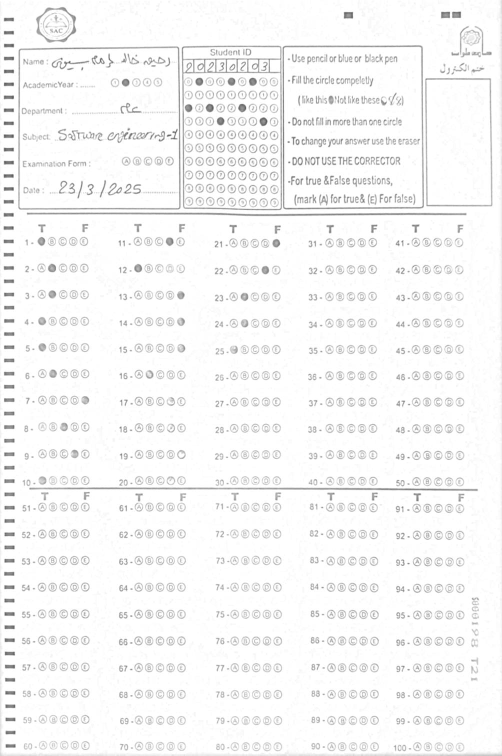
#> input picture python/models/reference.png, 1004 x 1511 px (shown at 1/2 size)
$ python -i deskew.py   (imports and definitions only)
#> lines starting #> are read from the running program, lines starting #| are printed output that depends on the picture; after the words box and inside, x2 and y2 are one past the last pixel; in counts of white or black regions, pixels touching at a corner belong together
import cv2
import numpy as np
import os
from pathlib import Path
import time


def get_contours(image, percent=0.35):
    """
    -convert to binary
    -crop left region
    -find contours in left region

    args:
        image: the image to process
        percent: the percentage of the image to crop

    returns:
        contours: the contours of the left region of the image
    """

    # convert to binary
    binaryImage = cv2.adaptiveThreshold(
        image,
        255,
        cv2.ADAPTIVE_THRESH_MEAN_C,
        cv2.THRESH_BINARY_INV,
        25,
        15
    )

    # crop left region
    h, w = binaryImage.shape[:2]
    crop_w = int(w * percent)
    cropedBinary = binaryImage[:, 0:350]

    # find contours in left region
    contours, _ = cv2.findContours(
        cropedBinary,
        cv2.RETR_EXTERNAL,
        cv2.CHAIN_APPROX_SIMPLE
    )


    return contours

def filter_vertical_rectangles(image):
    """
    -get contours
    -filter vertical rectangles

    args:
        image: the image to process

    returns:
        candidates: the candidates of vertical rectangles
    """
    contours = get_contours(image)
    candidates = []

    for cnt in contours:
        area = cv2.contourArea(cnt)

        if area < 100:
            continue

        x, y, w, h = cv2.boundingRect(cnt)
        aspect_ratio = w / float(h)

        if aspect_ratio > 2:
            rect_area = w * h
            extent = area / float(rect_area)

            if extent > 0.6:
                candidates.append((x, y, w, h))

    return candidates

def compute_angle_from_candidates(image):
    """حساب زاوية الميل من المرشحين"""
    candidates = filter_vertical_rectangles(image)

    if len(candidates) < 10:
        return 0

    centers = []
    for (x, y, w, h) in candidates:
        cx = x + w // 2
        cy = y + h // 2
        centers.append((cx, cy))

    centers = np.array(centers, dtype=np.float32)

    vx, vy, x0, y0 = cv2.fitLine(
        centers,
        cv2.DIST_L2,
        0,
        0.01,
        0.01
    )

    angle = np.arctan2(vy[0], vx[0])
    angle_deg = np.degrees(angle)

    skew_angle = angle_deg + 90 if angle_deg < 0 else angle_deg - 90

    if skew_angle < -45:
        skew_angle += 90
    elif skew_angle > 45:
        skew_angle -= 90

    if not np.isfinite(skew_angle):
        return 0

    return skew_angle

def rotate_image(angle, image):
    """تدوير الصورة مع الحفاظ على الأبعاد الكاملة"""
    if abs(angle) < 0.1:
        return image

    h, w = image.shape[:2]
    center = (w // 2, h // 2)

    M = cv2.getRotationMatrix2D(center, angle, 1.0)

    cos = abs(M[0, 0])
    sin = abs(M[0, 1])

    new_w = int((h * sin) + (w * cos))
    new_h = int((h * cos) + (w * sin))

    M[0, 2] += (new_w / 2) - center[0]
    M[1, 2] += (new_h / 2) - center[1]

    rotated = cv2.warpAffine(
        image,
        M,
        (new_w, new_h),
        flags=cv2.INTER_LINEAR,
        borderValue=255
    )

    return rotated


def deskew(image):
    angle = compute_angle_from_candidates(image)
    # angle = compute_angle(image)
    return rotate_image(angle, image)


# [3 lines not run here, left out]


# [36 lines of commented-out code are left out]

>>> import cv2
>>> picture = cv2.imread('../../models/reference.png', cv2.IMREAD_GRAYSCALE)
#> picture is the input picture: shape (1511, 1004); min 80, max 255, mean 246.3
>>> result = deskew(picture)
#> in get_contours, `binaryImage = cv2.adaptiveThreshold( image, 255, cv2.ADAPTIVE_THRESH_M..`:
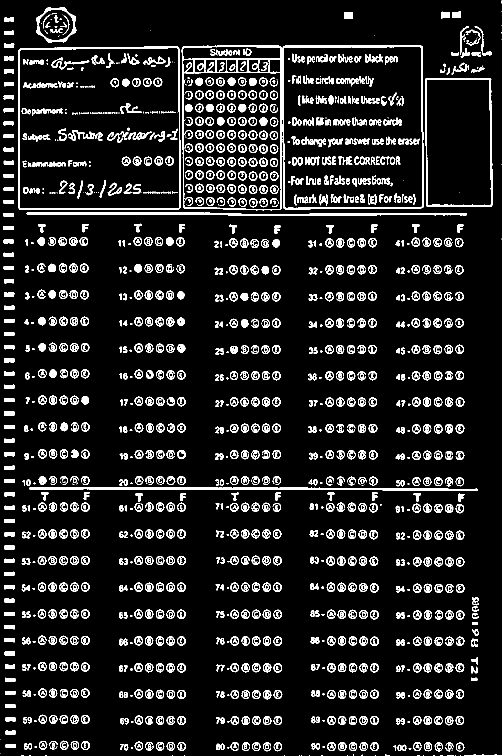
#> binaryImage: shape (1511, 1004) (shown at 1/2 size); 10.4% white; 1905 white regions (327 under 20 px), largest, box (x1, y1, x2, y2) and area: (363, 91, 564, 421) 4560, (36, 93, 361, 420) 3962, (565, 90, 848, 419) 3928
#> in get_contours, `cropedBinary = binaryImage[:, 0:350]`:
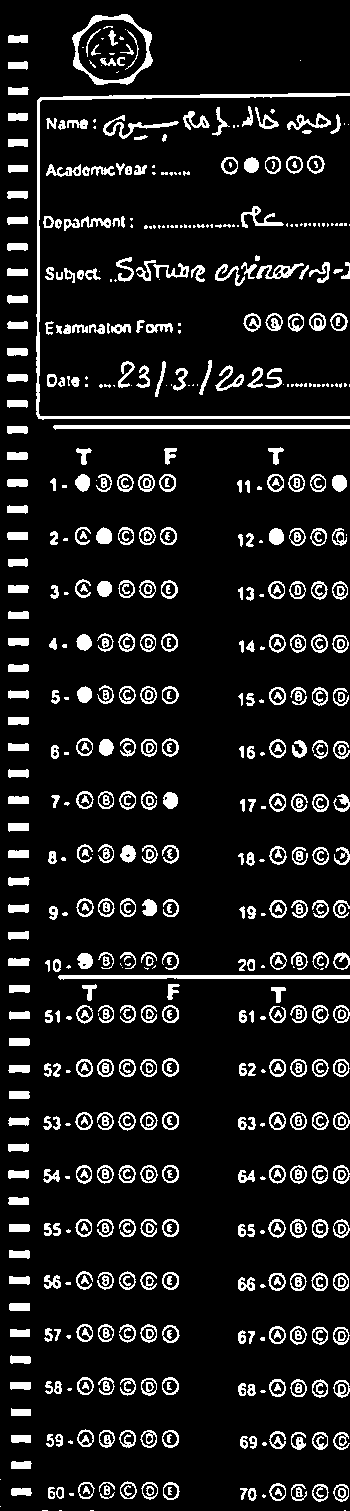
#> cropedBinary: shape (1511, 350); 10.7% white; 688 white regions (151 under 20 px)
#> in get_contours, `contours, _ = cv2.findContours( cropedBinary, cv2.RETR_EXTERNAL, cv2.C..`: contours = 570 contours, 154 with area under 20; largest, box (x1, y1, x2, y2) and area: (72, 14, 153, 85) 4256, (36, 93, 350, 420) 2077, (53, 425, 350, 430) 888, (58, 975, 350, 980) 866, (256, 263, 304, 279) 299
#> the loop in filter_vertical_rectangles, `for cnt in contours:` made 570 passes
#> (area, x, y, w, h, aspect_ratio, rect_area, extent) on passes 11, 26, 31, 43, 48, 61, 67, 78, 82, 95, 100, 115: (124, 11, 1488, 21, 8, 2.62, 168, 0.738), (125.5, 11, 1461, 21, 8, 2.62, 168, 0.747), (126.5, 11, 1435, 20, 8, 2.5, 160, 0.791), (114.5, 11, 1408, 20, 8, 2.5, 160, 0.716), (127, 10, 1382, 21, 8, 2.62, 168, 0.756), (128.5, 10, 1355, 21, 9, 2.33, 189, 0.68), (124, 10, 1329, 20, 8, 2.5, 160, 0.775), (139, 9, 1303, 21, 8, 2.62, 168, 0.827), (128.5, 9, 1276, 21, 9, 2.33, 189, 0.68), (129.5, 9, 1250, 21, 9, 2.33, 189, 0.685), (139, 9, 1224, 21, 8, 2.62, 168, 0.827), (130.5, 8, 1197, 21, 8, 2.62, 168, 0.777)
#> (area, x, y, w, h, aspect_ratio, rect_area) on pass 428: (129, 7, 374, 21, 8, 2.62, 168)
#> after the loop in filter_vertical_rectangles, `for cnt in contours:`: candidates = 56 items, first 6: (11, 1488, 21, 8), (11, 1461, 21, 8), (11, 1435, 20, 8), (11, 1408, 20, 8), (10, 1382, 21, 8), (10, 1355, 21, 9)
#> the loop in compute_angle_from_candidates, `for (x, y, w, h) in candidates:` made 56 passes
#> (x, y, w, h, cx, cy) on passes 1 to 12: (11, 1488, 21, 8, 21, 1492), (11, 1461, 21, 8, 21, 1465), (11, 1435, 20, 8, 21, 1439), (11, 1408, 20, 8, 21, 1412), (10, 1382, 21, 8, 20, 1386), (10, 1355, 21, 9, 20, 1359), (10, 1329, 20, 8, 20, 1333), (9, 1303, 21, 8, 19, 1307), (9, 1276, 21, 9, 19, 1280), (9, 1250, 21, 9, 19, 1254), (9, 1224, 21, 8, 19, 1228), (8, 1197, 21, 8, 18, 1201)
#> after the loop in compute_angle_from_candidates, `for (x, y, w, h) in candidates:`: centers = 56 pairs, first value 17 to 21, second value 39 to 1492
#> in compute_angle_from_candidates, `vx, vy, x0, y0 = cv2.fitLine( centers, cv2.DIST_L2, 0, 0.01, 0.01 )`: vx = [0.0021]; vy = [1]; x0 = [18.29]; y0 = [762.8]
#> in compute_angle_from_candidates, `angle = np.arctan2(vy[0], vx[0])`: angle = 1.57
#> in compute_angle_from_candidates, `angle_deg = np.degrees(angle)`: angle_deg = 89.88
#> in compute_angle_from_candidates, `skew_angle = angle_deg + 90 if angle_deg < 0 else angle_deg - 90`: skew_angle = -0.12
#> in rotate_image, `M = cv2.getRotationMatrix2D(center, angle, 1.0)`: M = [[1, -0.0021, 1.58], [0.0021, 1, -1.05]]
#> in rotate_image, `cos = abs(M[0, 0])`: cos = 1
#> in rotate_image, `sin = abs(M[0, 1])`: sin = 0.0021
#> in rotate_image, `new_w = int((h * sin) + (w * cos))`: new_w = 1007
#> in rotate_image, `new_h = int((h * cos) + (w * sin))`: new_h = 1513
#> in rotate_image, `rotated = cv2.warpAffine( image, M, (new_w, new_h), flags=cv2.INTER_LI..`:
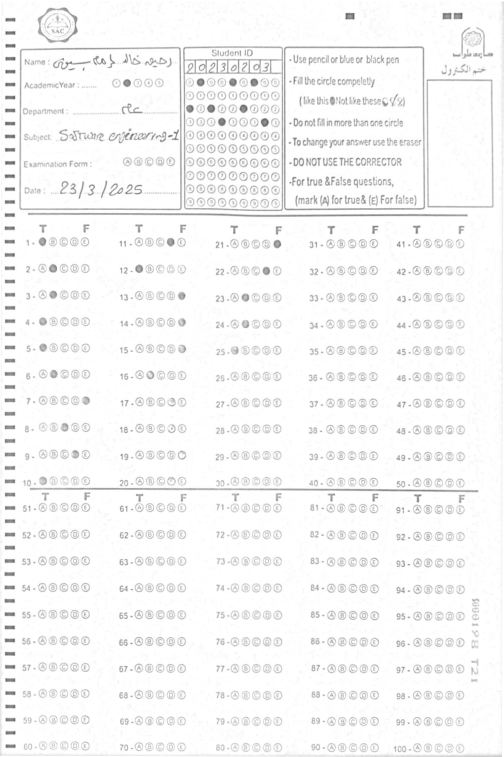
#> rotated: shape (1513, 1007) (shown at 1/2 size); min 84, max 255, mean 246.4
